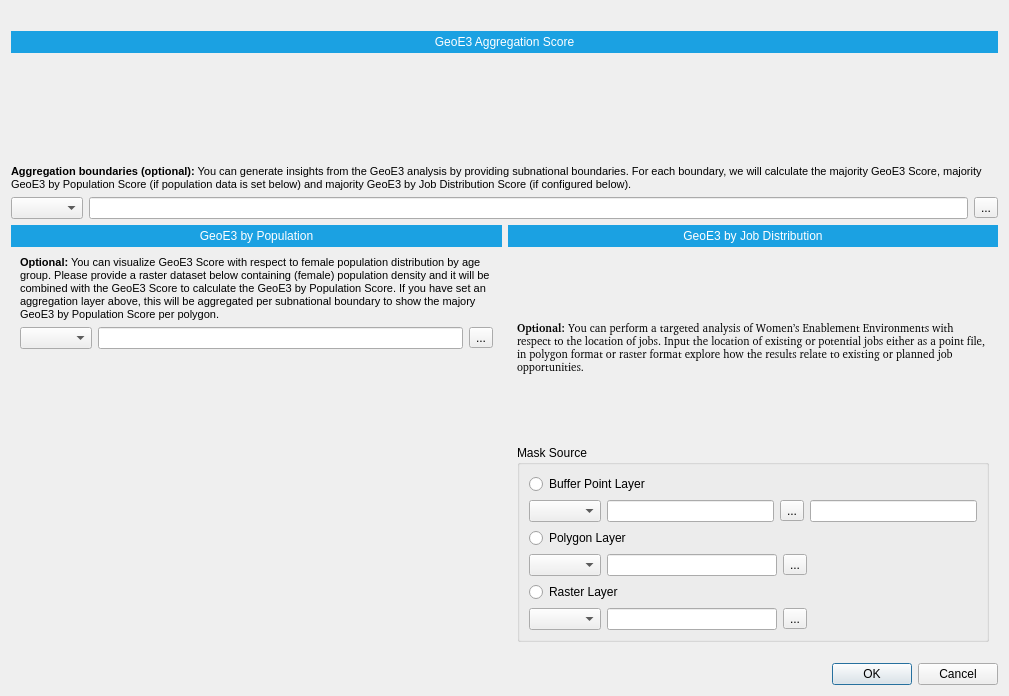
<?xml version="1.0" encoding="UTF-8"?>
<ui version="4.0">
 <class>AnalysisDialogBase</class>
 <widget class="QWidget" name="AnalysisDialogBase">
  <property name="geometry">
   <rect>
    <x>0</x>
    <y>0</y>
    <width>1009</width>
    <height>696</height>
   </rect>
  </property>
  <property name="windowTitle">
   <string>Form</string>
  </property>
  <layout class="QGridLayout" name="gridLayout_2">
   <item row="1" column="0">
    <layout class="QGridLayout" name="geoe3_layout">
     <item row="0" column="0">
      <widget class="QLabel" name="geoe3_title">
       <property name="sizePolicy">
        <sizepolicy hsizetype="Preferred" vsizetype="Minimum">
         <horstretch>0</horstretch>
         <verstretch>0</verstretch>
        </sizepolicy>
       </property>
       <property name="styleSheet">
        <string notr="true">background: #1BA1E2;
color: white;
padding: 4px;</string>
       </property>
       <property name="text">
        <string>GeoE3 Aggregation Score</string>
       </property>
       <property name="textFormat">
        <enum>Qt::PlainText</enum>
       </property>
       <property name="alignment">
        <set>Qt::AlignCenter</set>
       </property>
       <property name="wordWrap">
        <bool>true</bool>
       </property>
      </widget>
     </item>
     <item row="1" column="0">
      <widget class="QWidget" name="geoe3_container" native="true">
       <property name="sizePolicy">
        <sizepolicy hsizetype="Preferred" vsizetype="Fixed">
         <horstretch>0</horstretch>
         <verstretch>0</verstretch>
        </sizepolicy>
       </property>
       <property name="minimumSize">
        <size>
         <width>0</width>
         <height>100</height>
        </size>
       </property>
       <property name="autoFillBackground">
        <bool>false</bool>
       </property>
       <property name="styleSheet">
        <string notr="true"/>
       </property>
      </widget>
     </item>
    </layout>
   </item>
   <item row="6" column="0">
    <widget class="QDialogButtonBox" name="buttonBox">
     <property name="standardButtons">
      <set>QDialogButtonBox::Cancel|QDialogButtonBox::Ok</set>
     </property>
    </widget>
   </item>
   <item row="3" column="0">
    <layout class="QHBoxLayout" name="aggregation_layout">
     <item>
      <layout class="QHBoxLayout" name="horizontalLayout">
       <item>
        <widget class="QComboBox" name="aggregation_combo"/>
       </item>
       <item>
        <widget class="QLineEdit" name="aggregation_lineedit"/>
       </item>
       <item>
        <widget class="QToolButton" name="aggregation_toolbutton">
         <property name="text">
          <string>...</string>
         </property>
        </widget>
       </item>
      </layout>
     </item>
    </layout>
   </item>
   <item row="0" column="0">
    <widget class="QLabel" name="banner_label">
     <property name="text">
      <string/>
     </property>
     <property name="pixmap">
      <pixmap>../resources/geoe3-banner.png</pixmap>
     </property>
     <property name="scaledContents">
      <bool>true</bool>
     </property>
    </widget>
   </item>
   <item row="4" column="0">
    <layout class="QGridLayout" name="gridLayout">
     <property name="horizontalSpacing">
      <number>6</number>
     </property>
     <property name="verticalSpacing">
      <number>0</number>
     </property>
     <item row="0" column="1">
      <widget class="QLabel" name="geoe3_jobs_title">
       <property name="styleSheet">
        <string notr="true">background: #1BA1E2;
color: white;
padding: 4px;</string>
       </property>
       <property name="text">
        <string>GeoE3 by Job Distribution</string>
       </property>
       <property name="textFormat">
        <enum>Qt::PlainText</enum>
       </property>
       <property name="alignment">
        <set>Qt::AlignCenter</set>
       </property>
       <property name="wordWrap">
        <bool>true</bool>
       </property>
      </widget>
     </item>
     <item row="0" column="0">
      <widget class="QLabel" name="geoe3_x_population_title">
       <property name="styleSheet">
        <string notr="true">background: #1BA1E2;
color: white;
padding: 4px;</string>
       </property>
       <property name="text">
        <string>GeoE3 by Population</string>
       </property>
       <property name="textFormat">
        <enum>Qt::PlainText</enum>
       </property>
       <property name="alignment">
        <set>Qt::AlignCenter</set>
       </property>
       <property name="wordWrap">
        <bool>true</bool>
       </property>
      </widget>
     </item>
     <item row="1" column="1">
      <widget class="QWidget" name="geoe3_jobs_container" native="true">
       <property name="sizePolicy">
        <sizepolicy hsizetype="Preferred" vsizetype="Expanding">
         <horstretch>0</horstretch>
         <verstretch>0</verstretch>
        </sizepolicy>
       </property>
       <property name="autoFillBackground">
        <bool>false</bool>
       </property>
       <property name="styleSheet">
        <string notr="true"/>
       </property>
       <layout class="QGridLayout" name="gridLayout_4">
        <item row="1" column="0">
         <widget class="QGroupBox" name="mask_source_group">
          <property name="title">
           <string>Mask Source</string>
          </property>
          <layout class="QGridLayout" name="gridLayout_3">
           <item row="0" column="0">
            <widget class="QRadioButton" name="point_radio_button">
             <property name="text">
              <string>Buffer Point Layer</string>
             </property>
            </widget>
           </item>
           <item row="1" column="0">
            <layout class="QHBoxLayout" name="horizontalLayout_2">
             <item>
              <widget class="QComboBox" name="point_combo"/>
             </item>
             <item>
              <widget class="QLineEdit" name="point_lineedit"/>
             </item>
             <item>
              <widget class="QToolButton" name="point_tool_button">
               <property name="text">
                <string>...</string>
               </property>
              </widget>
             </item>
             <item>
              <widget class="QLineEdit" name="buffer_size"/>
             </item>
            </layout>
           </item>
           <item row="2" column="0">
            <widget class="QRadioButton" name="polygon_radio_button">
             <property name="text">
              <string>Polygon Layer</string>
             </property>
            </widget>
           </item>
           <item row="3" column="0">
            <layout class="QHBoxLayout" name="horizontalLayout_3">
             <item>
              <widget class="QComboBox" name="polygon_combo"/>
             </item>
             <item>
              <widget class="QLineEdit" name="polygon_lineedit"/>
             </item>
             <item>
              <widget class="QToolButton" name="polygon_tool_button">
               <property name="text">
                <string>...</string>
               </property>
              </widget>
             </item>
             <item>
              <spacer name="horizontalSpacer">
               <property name="orientation">
                <enum>Qt::Horizontal</enum>
               </property>
               <property name="sizeHint" stdset="0">
                <size>
                 <width>40</width>
                 <height>20</height>
                </size>
               </property>
              </spacer>
             </item>
            </layout>
           </item>
           <item row="4" column="0">
            <widget class="QRadioButton" name="raster_radio_button">
             <property name="text">
              <string>Raster Layer</string>
             </property>
            </widget>
           </item>
           <item row="5" column="0">
            <layout class="QHBoxLayout" name="horizontalLayout_4">
             <item>
              <widget class="QComboBox" name="raster_combo"/>
             </item>
             <item>
              <widget class="QLineEdit" name="raster_lineedit"/>
             </item>
             <item>
              <widget class="QToolButton" name="raster_tool_button">
               <property name="text">
                <string>...</string>
               </property>
              </widget>
             </item>
             <item>
              <spacer name="raster_spacer">
               <property name="orientation">
                <enum>Qt::Horizontal</enum>
               </property>
               <property name="sizeHint" stdset="0">
                <size>
                 <width>40</width>
                 <height>20</height>
                </size>
               </property>
              </spacer>
             </item>
            </layout>
           </item>
          </layout>
         </widget>
        </item>
        <item row="0" column="0">
         <widget class="QLabel" name="geoe3_x_jobs_description">
          <property name="font">
           <font>
            <family>Noto Sans [GOOG]</family>
            <pointsize>8</pointsize>
           </font>
          </property>
          <property name="text">
           <string>&lt;html&gt;&lt;head/&gt;&lt;body&gt;&lt;p&gt;&lt;span style=&quot; font-weight:600;&quot;&gt;Optional: &lt;/span&gt;You can perform a targeted analysis of Women’s Enablement Environments with respect to the location of jobs. Input the location of existing or potential jobs either as a point file, in polygon format or raster format explore how the results relate to existing or planned job opportunities.&lt;/p&gt;&lt;/body&gt;&lt;/html&gt;</string>
          </property>
          <property name="wordWrap">
           <bool>true</bool>
          </property>
         </widget>
        </item>
       </layout>
      </widget>
     </item>
     <item row="1" column="0">
      <widget class="QWidget" name="geoe3_x_population_container" native="true">
       <property name="sizePolicy">
        <sizepolicy hsizetype="Preferred" vsizetype="Expanding">
         <horstretch>0</horstretch>
         <verstretch>0</verstretch>
        </sizepolicy>
       </property>
       <property name="autoFillBackground">
        <bool>false</bool>
       </property>
       <property name="styleSheet">
        <string notr="true"/>
       </property>
       <layout class="QGridLayout" name="gridLayout_5">
        <item row="0" column="0">
         <widget class="QLabel" name="geoe3_x_population_description">
          <property name="text">
           <string>&lt;html&gt;&lt;head/&gt;&lt;body&gt;&lt;p&gt;&lt;span style=&quot; font-size:8pt; font-weight:600;&quot;&gt;Optional:&lt;/span&gt;&lt;span style=&quot; font-size:8pt;&quot;&gt; You can visualize GeoE3 Score with respect to female population distribution by age group. Please provide a raster dataset below containing (female) population density and it will be combined with the GeoE3 Score to calculate the GeoE3 by Population Score. If you have set an aggregation layer above, this will be aggregated per subnational boundary to show the majory GeoE3 by Population Score per polygon.&lt;/span&gt;&lt;/p&gt;&lt;/body&gt;&lt;/html&gt;</string>
          </property>
          <property name="wordWrap">
           <bool>true</bool>
          </property>
          <property name="openExternalLinks">
           <bool>false</bool>
          </property>
         </widget>
        </item>
        <item row="1" column="0">
         <layout class="QHBoxLayout" name="horizontalLayout_5">
          <item>
           <widget class="QComboBox" name="comboBox_4"/>
          </item>
          <item>
           <widget class="QLineEdit" name="lineEdit_4"/>
          </item>
          <item>
           <widget class="QToolButton" name="toolButton_4">
            <property name="text">
             <string>...</string>
            </property>
           </widget>
          </item>
         </layout>
        </item>
        <item row="2" column="0">
         <spacer name="verticalSpacer">
          <property name="orientation">
           <enum>Qt::Vertical</enum>
          </property>
          <property name="sizeHint" stdset="0">
           <size>
            <width>20</width>
            <height>170</height>
           </size>
          </property>
         </spacer>
        </item>
       </layout>
      </widget>
     </item>
    </layout>
   </item>
   <item row="5" column="0">
    <widget class="QWidget" name="help_widget" native="true">
     <property name="sizePolicy">
      <sizepolicy hsizetype="Preferred" vsizetype="Minimum">
       <horstretch>0</horstretch>
       <verstretch>0</verstretch>
      </sizepolicy>
     </property>
    </widget>
   </item>
   <item row="2" column="0">
    <widget class="QLabel" name="aggregation_description">
     <property name="text">
      <string>&lt;html&gt;&lt;head/&gt;&lt;body&gt;&lt;p&gt;&lt;span style=&quot; font-size:8pt; font-weight:600;&quot;&gt;Aggregation boundaries (optional):&lt;/span&gt;&lt;span style=&quot; font-size:8pt;&quot;&gt; You can generate insights from the GeoE3 analysis by providing subnational boundaries. For each boundary, we will calculate the majority GeoE3 Score, majority GeoE3 by Population Score (if population data is set below) and majority GeoE3 by Job Distribution Score (if configured below).&lt;/span&gt;&lt;/p&gt;&lt;/body&gt;&lt;/html&gt;</string>
     </property>
     <property name="wordWrap">
      <bool>true</bool>
     </property>
    </widget>
   </item>
  </layout>
 </widget>
 <resources/>
 <connections/>
</ui>
